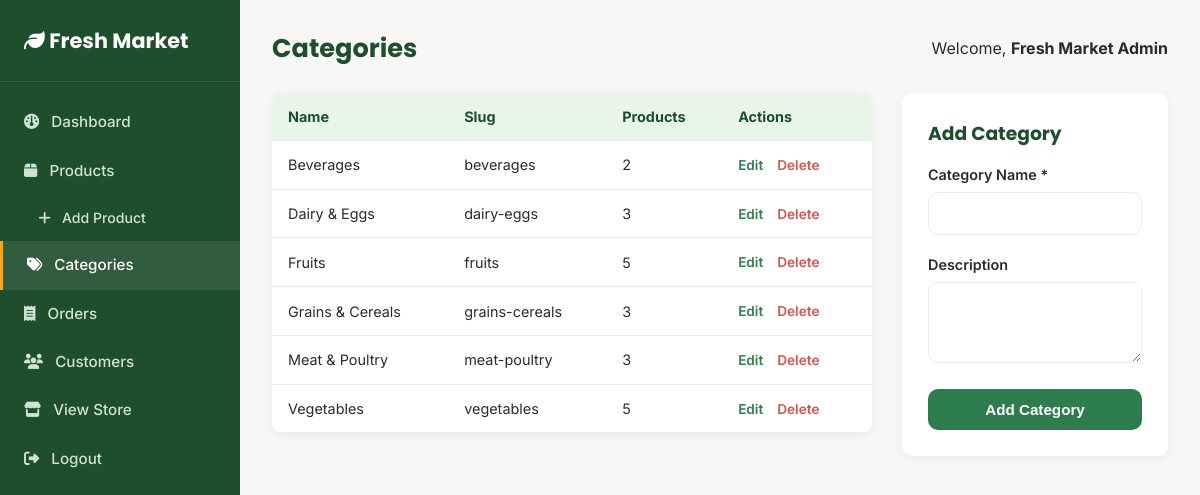
Screenshot of /admin/categories.php (signed in) with the database file from the repository.
### tables this page shows
CREATE TABLE `categories` (
  `category_id` int(11) NOT NULL,
  `name` varchar(100) NOT NULL,
  `slug` varchar(100) NOT NULL,
  `description` text DEFAULT NULL,
  `image` varchar(255) DEFAULT NULL,
  `created_at` timestamp NOT NULL DEFAULT current_timestamp()
);

### includes/functions.php (called while the page is built, shortened)
<?php
function e($value) {
    return htmlspecialchars($value ?? '', ENT_QUOTES, 'UTF-8');
}

### admin/categories.php (the view, shortened to what this page needs)
<?php
require_once __DIR__ . '/../includes/functions.php';
$editCategory = null;
$categories = $pdo->query("SELECT c.*, (SELECT COUNT(*) FROM products p WHERE p.category_id = c.category_id) AS product_count
                            FROM categories c ORDER BY c.name")->fetchAll();
require __DIR__ . '/includes/header.php';
?>
<div class="checkout-grid">
    <div>
        <div class="admin-table-wrap">
            <table class="admin-table">
                <thead>
                    <tr><th>Name</th><th>Slug</th><th>Products</th><th>Actions</th></tr>
                </thead>
                <tbody>
                    <?php foreach ($categories as $cat): ?>
                    <tr>
                        <td><?= e($cat['name']) ?></td>
                        <td><?= e($cat['slug']) ?></td>
                        <td><?= $cat['product_count'] ?></td>
                        <td class="action-links">
                            <a href="categories.php?edit=<?= $cat['category_id'] ?>" class="edit">Edit</a>
                            <a href="categories.php?delete=<?= $cat['category_id'] ?>" class="delete confirm-delete">Delete</a>
                        </td>
                    </tr>
                    <?php endforeach; ?>
                </tbody>
            </table>
        </div>
    </div>
    <div class="admin-form-card" style="max-width:none;">
        <h3 style="font-family:var(--font-heading);color:var(--green-dark);margin-bottom:14px;">
            <?= $editCategory ? 'Edit Category' : 'Add Category' ?>
        </h3>
        <form method="post">
            <div class="form-group">
                <label>Category Name *</label>
                <input type="text" name="name" value="<?= e($editCategory['name'] ?? '') ?>" required>
            </div>
            <div class="form-group">
                <label>Description</label>
                <textarea name="description" rows="3"><?= e($editCategory['description'] ?? '') ?></textarea>
            </div>
            <button type="submit" class="btn btn-primary btn-block"><?= $editCategory ? 'Update' : 'Add' ?> Category</button>
        </form>
    </div>
</div>
<?php require __DIR__ . '/includes/footer.php'; ?>

### assets/css/style.css (style rules this page uses)
:root { --green-dark: #1f4e2c; --green: #2e7d4f; --green-light: #e8f5e9; --accent: #f5a623; --accent-dark: #d6890a; --gray-100: #f7f8f6; --gray-200: #ececec; --gray-500: #767676; --gray-800: #2b2b2b; --white: #ffffff; --radius: 10px; --shadow: 0 2px 12px rgba(0,0,0,0.06); --shadow-md: 0 6px 24px rgba(0,0,0,0.10); --font-heading: 'Poppins', 'Segoe UI', sans-serif; --font-body: 'Inter', 'Segoe UI', sans-serif; }
* { margin: 0; padding: 0; box-sizing: border-box; }
body { font-family: var(--font-body); color: var(--gray-800); background: var(--gray-100); line-height: 1.6; }
a { text-decoration: none; color: inherit; }
.btn { display: inline-block; padding: 12px 28px; border-radius: var(--radius); font-weight: 600; font-size: 0.95rem; cursor: pointer; border: none; transition: all 0.2s ease; text-align: center; }
.btn-primary { background: var(--green); color: var(--white); }
.btn-block { width: 100%; }
.form-group { margin-bottom: 18px; }
.form-group label { display: block; margin-bottom: 6px; font-weight: 600; font-size: 0.9rem; }
.form-group input, .form-group select, .form-group textarea { width: 100%; padding: 11px 14px; border: 1px solid var(--gray-200); border-radius: var(--radius); font-size: 0.95rem; font-family: var(--font-body); background: var(--white); }
.checkout-grid { display: grid; grid-template-columns: 1.4fr 1fr; gap: 30px; }
.admin-body { background: var(--gray-100); }
.admin-table-wrap { background: var(--white); border-radius: var(--radius); box-shadow: var(--shadow); overflow-x: auto; }
.admin-table { width: 100%; border-collapse: collapse; min-width: 600px; }
.admin-table th, .admin-table td { padding: 12px 16px; text-align: left; border-bottom: 1px solid var(--gray-200); font-size: 0.9rem; white-space: nowrap; }
.admin-table th { background: var(--green-light); color: var(--green-dark); position: sticky; top: 0; }
.admin-form-card { background: var(--white); border-radius: var(--radius); box-shadow: var(--shadow); padding: 26px; max-width: 600px; }
.action-links a { margin-right: 10px; font-size: 0.85rem; font-weight: 600; }
.action-links .edit { color: var(--green); }
.action-links .delete { color: #d9534f; }

### rows the page displays
categories: name "Beverages", slug "beverages", product_count "2"
categories: name "Dairy & Eggs", slug "dairy-eggs", product_count "3"
categories: name "Fruits", slug "fruits", product_count "5"
categories: name "Grains & Cereals", slug "grains-cereals", product_count "3"
categories: name "Meat & Poultry", slug "meat-poultry", product_count "3"
categories: name "Vegetables", slug "vegetables", product_count "5"

### other values shown
$pageTitle "Categories"
$_SESSION['admin_name'] "Fresh Market Admin"
